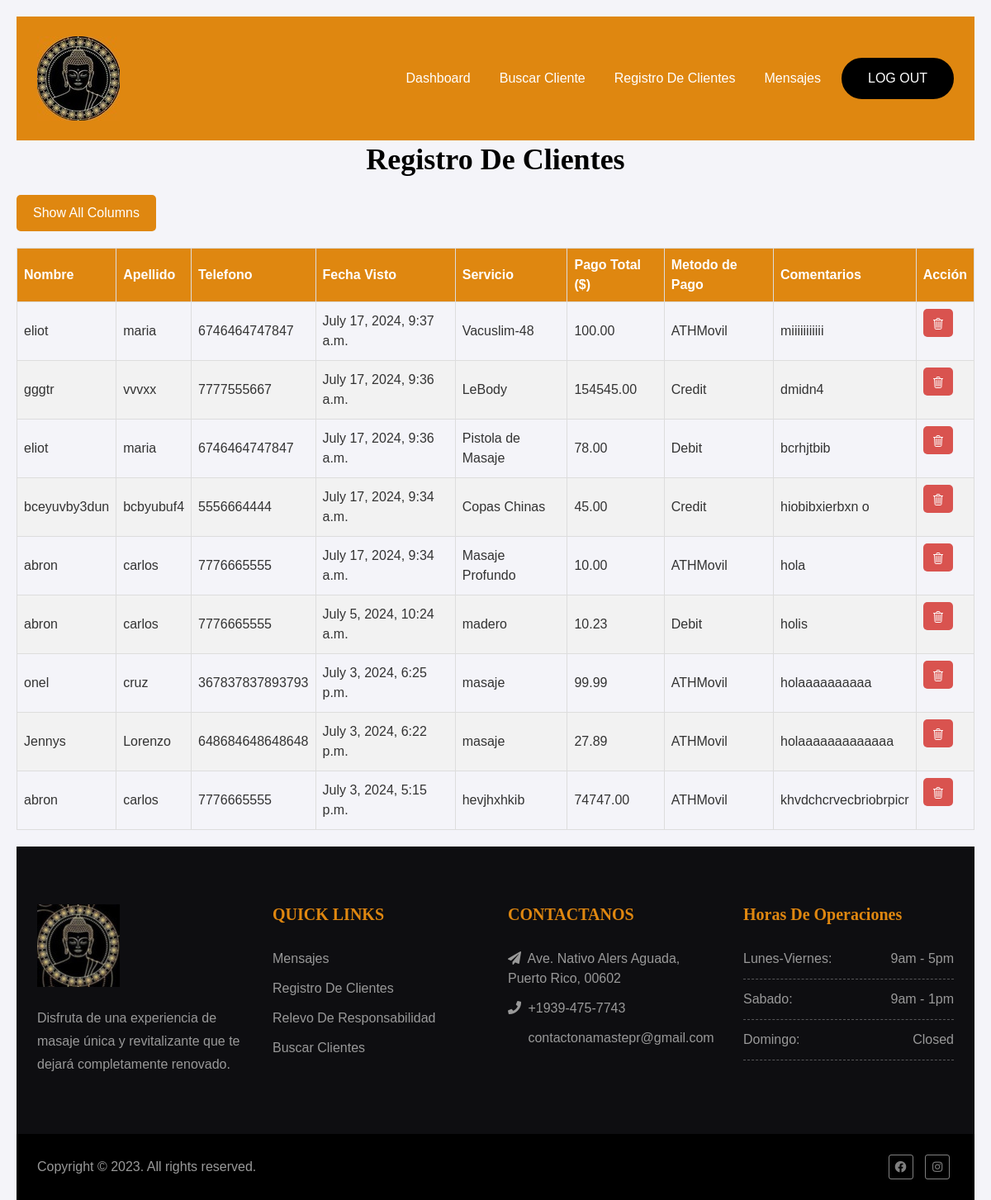
The page /registro/ (signed in) on the database as committed earlier.
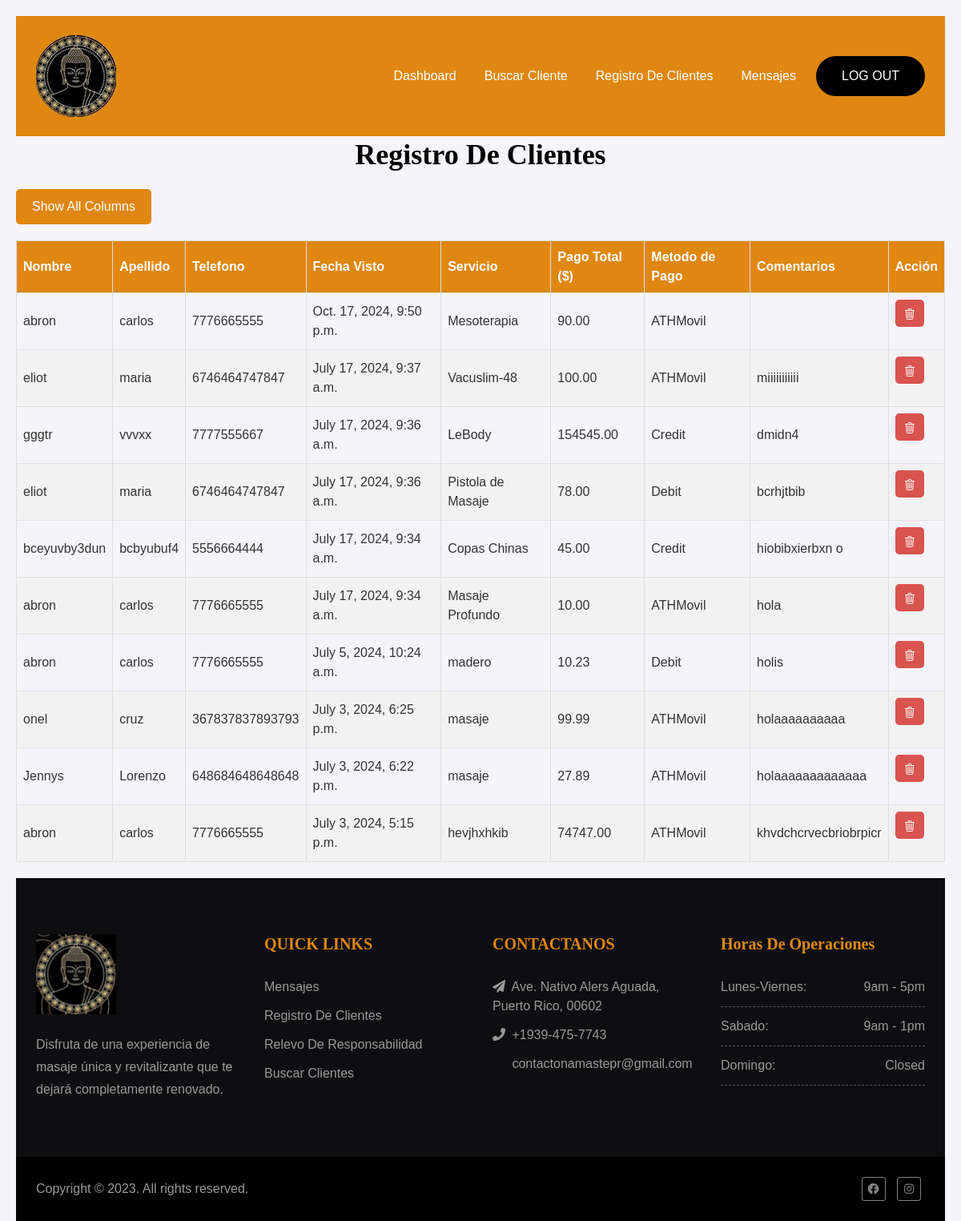
The same page on the database as committed later.
### namaste_app/models.py (models this page shows, shortened)
class CustomerEntry(models.Model):
    customer = models.ForeignKey(Customer, on_delete=models.CASCADE, related_name='entries')
    date_seen = models.DateTimeField(auto_now_add=True, verbose_name="Date Seen")
    treatment = models.CharField(max_length=50, choices=TreatmentType.choices, default='')
    payment_type = models.CharField(max_length=50, choices=PaymentType.choices, default='')
    payment_amount = models.DecimalField(max_digits=10, decimal_places=2, help_text="Price in dollars")
    comments = models.CharField(max_length=300, blank=True, default='')

class Customer(models.Model):
    first_name = models.CharField(max_length=50, null=False, blank=False, default='')
    last_name = models.CharField(max_length=50, null=False, blank=False, default='')
    email = models.EmailField()
    phone_number = models.CharField(max_length=50, blank=False)
    address = models.CharField(max_length=100, blank=True, default='')
    has_condition = models.BooleanField(default=False, verbose_name="Has Condition")
    condition_names = models.CharField(max_length=100, null=True, blank=True, verbose_name="Condition Names")
    accept_photo = models.BooleanField(default=False, verbose_name="Accepts Pictures")
    accept_publishing = models.BooleanField(default=False, verbose_name="Accepts Publishing")
    sign_date = models.DateTimeField(null=True, blank=True)
    signature = models.ImageField(upload_to='signatures/', null=True, blank=True, default='')  # Stores the path to the signature image

### namaste_app/views.py (the view)
# urls.py: path("registro/", views.registro, name="registro"),
@login_required
def registro(request):
    context = {}
    try:
        customer_entries = CustomerEntry.objects.order_by('-date_seen')
        context['customer_entries'] = customer_entries
    except Exception as e:
        return f"Error fetching records: {str(e)}"
    return render(request, "registro.html", context)

### namaste_app/templates/registro.html (shortened to what this page needs)
{% extends "admin_base.html" %}{% block title %}Registro De Clientes{% endblock %}
{% load widget_tweaks %}
{% block content %}
<h1>Registro De Clientes</h1>
<button id="toggle-button" class="toggle-button">Show All Columns</button>
<table id="data-table">
    <thead>
        <tr>
            <th class="nombre">Nombre</th>
            <th class="apellido">Apellido</th>
            <th class="telefono">Telefono</th>
            <th class="fecha">Fecha Visto</th>
            <th class="servicio">Servicio</th>
            <th class="pago_total">Pago Total ($)</th>
            <th class="metodo">Metodo de Pago</th>
            <th class="comentarios">Comentarios</th>
            <th>Acción</th>
        </tr>
    </thead>
    <tbody>
        {% for entries in customer_entries %}
        <tr>
            <td class="nombre">{{ entries.customer.first_name }}</td>
            <td class="apellido">{{ entries.customer.last_name }}</td>
            <td class="telefono">{{ entries.customer.phone_number }}</td>
            <td class="fecha">{{ entries.date_seen }}</td>
            <td class="servicio">{{ entries.treatment }}</td>
            <td class="pago_total">{{ entries.payment_amount }}</td>
            <td class="metodo">{{ entries.payment_type }}</td>
            <td class="comentarios">{{ entries.comments }}</td>
            <td>
                <form method="post" action="{% url 'borrar_entrada' entries.id %}">
                    <button type="submit" class="delete-btn" name="delete-button">
                        <ion-icon name="trash-outline" aria-hidden="true"></ion-icon>
                    </button>
                </form>
            </td>
        </tr>
        {% endfor %}
    </tbody>
</table>
{% endblock %}

Rows that differ between the two databases and show on the page:
added CustomerEntry: customer.first_name "abron", customer.last_name "carlos", customer.phone_number "7776665555", date_seen "Oct. 17, 2024, 9:50 p.m.", treatment "Mesoterapia", payment_amount "90.00", payment_type "ATHMovil"
